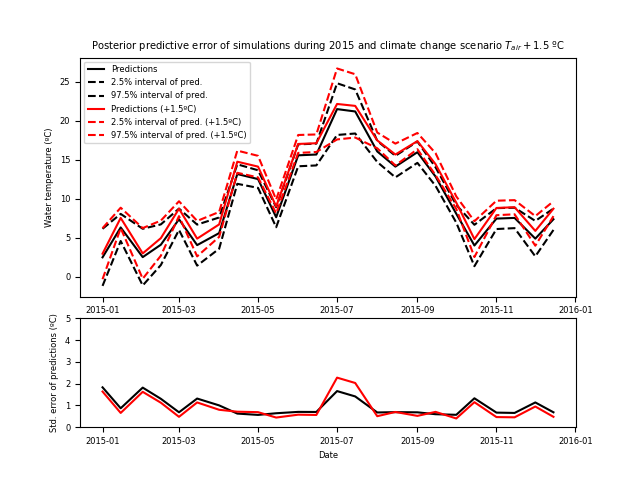

Recreate this plot in Python.
import os

import numpy as np
import matplotlib
matplotlib.use('Agg')
from matplotlib import pyplot as plt
from pandas.plotting import register_matplotlib_converters
import pandas as pd
import pyemu

from cuspy import linear_uncertainty


register_matplotlib_converters()
# Set folders
pestpp_folder = os.path.expanduser("~/PycharmProjects/pestpp/bin/linux")
whereami = os.path.dirname(os.path.realpath(__file__))
if __file__ == '<input>':
    folder0 = os.path.join(whereami, 'sphinx-doc/source/pyplots')
else:
    folder0 = whereami
os.chdir(folder0)

# Read data
meteo = pd.read_csv('meteo.txt', sep=' ', parse_dates=[0])
inda = meteo['time'] >= np.datetime64('2015-01-01')
indb = meteo['time'] <= np.datetime64('2015-12-31')
ind = inda & indb
meteo.loc[ind, 'Ta_mean'] = meteo.loc[ind, 'Ta_mean'] + 1.5  # Prospective climate change effect
meteo.to_csv('meteo_t1_5.csv', index=False, sep=' ')

# Predictive error (only 1st and 15th day in each month)
t_vec = [np.datetime64('2015-{:02d}-01'.format(i)) for i in np.arange(1, 13)] +\
    [np.datetime64('2015-{:02d}-15'.format(i)) for i in np.arange(1, 13)]
t_vec.sort()
pred_names = ['temp_' + str(d).replace('-', '') for d in t_vec]
pred_names.sort()
pest7 = pyemu.Pst('pest4b.pst')
pest7.model_command = 'run_tributary --noflow --temp 1 -m meteo_t1_5.csv'
pest7.write('pest7.pst')
la_0 = linear_uncertainty(analysis='err_var', pst_file0='pest4b.pst',
                          pst_file1='pest6.pst', pestpp_folder=pestpp_folder,
                          predictions=pred_names)
la_1_5 = linear_uncertainty(analysis='err_var', pst_file0='pest7.pst',
                            pst_file1='pest7.pst', pestpp_folder=pestpp_folder,
                            predictions=pred_names)
res_0 = la_0.pst.res
twest_0 = res_0.loc[pred_names, 'modelled']
errvar_res_0 = la_0.get_errvar_dataframe(2)
post_var_0 = errvar_res_0['first'] + errvar_res_0['second'] + errvar_res_0['third']
post_sd_0 = np.sqrt(post_var_0.values[0])

res_1_5 = la_1_5.pst.res
twest_1_5 = res_1_5.loc[pred_names, 'modelled']
errvar_res_1_5 = la_1_5.get_errvar_dataframe(2)
post_var_1_5 = errvar_res_1_5['first'] + errvar_res_1_5['second'] + errvar_res_1_5['third']
post_sd_1_5 = np.sqrt(post_var_1_5.values[0])

plt.figure()
# plt.subplot(2, 1, 1)
plt.subplot2grid((3, 1), (0, 0), rowspan=2)
plt.plot(t_vec, twest_0, 'k-')
plt.plot(t_vec, twest_0+2*post_sd_0, 'k--')
plt.plot(t_vec, twest_0-2*post_sd_0, 'k--')
plt.plot(t_vec, twest_1_5, 'r-')
plt.plot(t_vec, twest_1_5+2*post_sd_1_5, 'r--')
plt.plot(t_vec, twest_1_5-2*post_sd_1_5, 'r--')
plt.ylabel('Water temperature (ºC)')
plt.legend(['Predictions', '2.5% interval of pred.', '97.5% interval of pred.',
            'Predictions (+1.5ºC)', '2.5% interval of pred. (+1.5ºC)',
            '97.5% interval of pred. (+1.5ºC)'])
plt.title(r'Posterior predictive error of simulations during 2015 and ' +
          r'climate change scenario $T_{air} + 1.5$ ºC')
# plt.subplot(2, 1, 2)
plt.subplot2grid((3, 1), (2, 0), rowspan=1)
plt.plot(t_vec, post_sd_0, 'k')
plt.plot(t_vec, post_sd_1_5, 'r')
plt.xlabel('Date')
plt.ylabel('Std. error of predictions (ºC)')
plt.ylim([0, 5])
plt.savefig('fig7.png')
plt.close()

print(np.mean(twest_1_5 - twest_0))